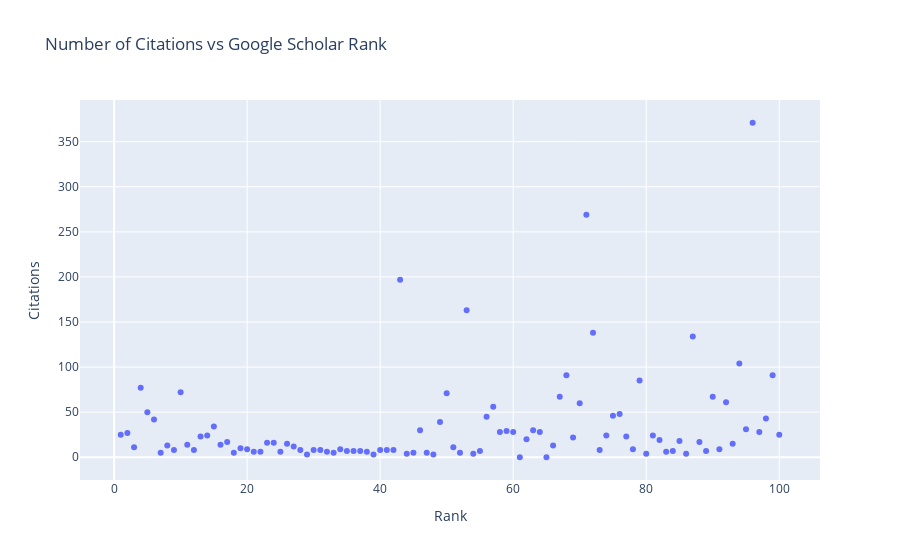

Source (notebook cell):
### Code cell
# @title Rank vs Citations
view = df.reset_index().copy()

# Function to truncate and add line breaks to long titles
def shorten_title(title, max_length=60):
    words = title.split()
    shortened_lines = []
    current_line = []

    # Add words to the current line until max_length is exceeded
    for word in words:
        if len(' '.join(current_line + [word])) <= max_length:
            current_line.append(word)
        else:
            shortened_lines.append(' '.join(current_line))
            current_line = [word]

    # Add the last line
    if current_line:
        shortened_lines.append(' '.join(current_line))

    return '<br>'.join(shortened_lines)


# Apply this function to the 'Title' column and create a new column for the shortened titles
view['Short_Title'] = view['Title'].apply(shorten_title)

# Now use 'Short_Title' for hover_name
fig = px.scatter(view,
                 x='Rank',
                 y='Citations',
                 title='Number of Citations vs Google Scholar Rank',
                 hover_name='Short_Title',
                 hover_data=['Rank', 'Author', 'Citations', 'Year', 'Publisher', 'Venue', 'cit/year']
)
fig.show()

### Figure 1 — Plotly figure (JSON) as saved in the notebook; plotly's stock layout.template omitted (floating-point values rounded to 4 significant figures; data arrays with more than 128 entries replaced by an {"elided": "..."} marker saying what was removed)
{"data": [{"customdata": {"elided": "100x5 mixed values"}, "hovertemplate": "<b>%{hovertext}</b><br><br>Rank=%{x}<br>Citations=%{y}<br>Author=%{customdata[0]}<br>Year=%{customdata[1]}<br>Publisher=%{customdata[2]}<br>Venue=%{customdata[3]}<br>cit/year=%{customdata[4]}<extra></extra>", "hovertext": ["Cloud-based e-learning: scaffolding the environment for<br>adaptive e-learning ecosystem based on cloud computing<br>infrastructure", "An ensemble learning and fog-cloud architecture-driven<br>cyber-attack detection framework for IoMT networks", "The control and communication management for ultra dense<br>cloud system using fast Fourier algorithm", "Sufficient comparison among cloud computing services: IaaS,<br>PaaS, and SaaS: A review", "Unfolding the digital servitization path from products to<br>product-service-software systems: Practicing change through<br>intentional narratives", "Blocksdn: Blockchain-as-a-service for software defined<br>networking in smart city applications", "VNF-based service provision in software defined LEO<br>satellite networks", "Exploring digital servitization trajectories within<br>product–service–software space", "Overcoming the challenges of smart solution development:<br>Co-alignment of processes, routines, and practices to manage<br>product, service, and software …", "Detection techniques of distributed denial of service<br>attacks on software-defined networking controller–a review", "ESG maturity: A software framework for the challenges of ESG<br>data in investment", "Robotics software engineering: A perspective from the<br>service robotics domain", "Quantum software as a service through a quantum API gateway", "Quantum service-oriented computing: current landscape and<br>challenges", "A taxonomy of service identification approaches for legacy<br>software systems modernization", "Mediation role of business value and strategy in firm<br>performance of organizations using software-as-a-service<br>enterprise applications", "Agile logic for SaaS implementation: Capitalizing on<br>marketing automation software in a start-up", "A deep learning technique to detect distributed denial of<br>service attacks in software-defined networks", "Systematic Review on Software Application Under-distributed<br>Denial of Service Attacks for Group Websites", "Identifying bad software changes via multimodal anomaly<br>detection for online service systems", "Are software automation and teleworker substitutes?<br>Preliminary evidence from Japan", "Dynamic On-Demand Virtual Extensible LAN Tunnels via<br>Software-Defined Wide Area Networks", "AI-assisted service virtualization and flow management<br>framework for 6G-enabled cloud-software-defined<br>network-based IoT", "Managing Software‐as‐a‐Service: Pricing and operations", "Slow denial-of-service attacks on software defined networks", "Analysis of serverless computing techniques in cloud<br>software framework", "Hybrid clouds arising from software as a service adoption:<br>challenges, solutions, and future research directions", "Software as a service: Lessons from the video game industry", "A genetic load balancing algorithm to improve the QoS<br>metrics for software defined networking for multimedia<br>applications", "Neural network-based approach for identifying the influence<br>of factors affecting the green building rating of a rural<br>housing construction", "Introducing cloud-assisted micro-service-based software<br>development framework for healthcare systems", "Software-as-a-service security challenges and best<br>practices: A multivocal literature review", "Evaluating the practices of flexibility maturity for the<br>software product and service organizations", "Advancing software-defined service-centric networking toward<br>in-network intelligence", "Adapting teaching of a software engineering service course<br>due to COVID-19", "Competitive pricing strategies for software and SaaS<br>products", "The influence of customer involvement and engagement on<br>co-creation of services, satisfaction, and loyalty: The case<br>of Software as a Service", "Software architecture and task plan co-adaptation for mobile<br>service robots", "Profipy: Programmable software fault injection as-a-service", "Toward gamification to software engineering and contribution<br>of software engineer", "Building explanations for fuzzy decision trees with the<br>expliclas software", "A software architecture to control service-oriented<br>manufacturing systems", "SaaSC: Toward pay-as-you-go mode for software service<br>transactions based on Blockchain's smart legal contracts", "Integration of on-premises and cloud-based software: the<br>product bundling perspective", "A comprehensive survey on Software as a Service (SaaS)<br>transformation for the automotive systems", "How software as a service simultaneously affords<br>organizational agility and inertia", "A software architecture for service robots manipulating<br>objects in human environments", "Trust in cloud-based services: A framework for consumer<br>adoption of software as a service", "CoVeriTeam Service: Verification as a service", "An analysis of IT software and service exports from India", "An exploratory case study using events as a software size<br>measure", "Model-based resource analysis and synthesis of<br>service-oriented automotive software architectures", "Elasticity management for capacity planning in software as a<br>service cloud computing", "Attitude to ICT and self-evaluation of fluency in using new<br>digital devices, websites and software among pre-service<br>teachers", "Measuring factors influencing quality of<br>software-as-a-service", "Investigating the market success of software-as-a-service<br>providers: The multivariate latent growth curve model<br>approach", "Software as a service challenges: A systematic literature<br>review", "Unified software platform for intelligent home service<br>robots", "Usage continuance in Software-as-a-Service", "Productization and product structure: Extending the<br>perspective to software business", "Using microservices to customize multi-tenant<br>software-as-a-service", "Towards monitoring hybrid next-generation software-defined<br>and service provider MPLS networks", "Creating and sustaining competitive advantage in the<br>software as a service (SaaS) Industry: best practices for<br>strategic management", "An empirical investigation of software customization and its<br>impact on the quality of software as a service: Perspectives<br>from software professionals", "Machine learning models for predicting customer churn: a<br>case study in a software-as-a-service inventory management<br>company", "Building E-Learning Application Using Cloud Computing with<br>Software As A Service (SAAS) Model", "A pilot experience with software programming environments as<br>a service for teaching activities", "CEOs' search for alignment: the impact of strategic<br>orientations on an extended adoption of<br>Software-as-a-Service in SMEs", "Engineering software systems for quantum computing as a<br>service: A mapping study", "A systematic literature review on south african government<br>to harness software as a service for enhanced e-government", "Performing a content validity: Establishing a reliable<br>instrument to measure the intention to adopt cloud computing<br>software as a service in public organisation", "Towards quantum-algorithms-as-a-service", "A brief study on Software as a Service in Cloud Computing<br>Paradigm", "Acceleration without disruption: DFT software as a service", "Assistant solutions in software engineering: a systematic<br>literature review", "A survey on QoS-based service composition in Cloud system<br>environment", "Evaluation of the quality of the educational software from<br>the perspective of experiences of italian and polish<br>pre-service teachers", "Revealing the state of software-as-a-service pricing", "Implementation of motor vehicle tracking<br>software-as-a-service (SaaS) application based on<br>progressive web app", "Educational software-as-a-service based on JupyterHub and<br>nbgrader running on Kubernetes", "Software as a service adoption in micro, small and medium<br>enterprise in Indonesia: Examining the environmental factors", "A review of cloud learning management system (CLSM) based on<br>software as a service (SaaS)", "Investigation on reliability estimation of loosely coupled<br>software as a service execution using clustered and<br>non-clustered web server", "Analisis Implementasi Software As a Service Pada Industri<br>Perhotelan Daerah Bali", "Extending Volunteered Geographic Information (VGI) with<br>geospatial software as a service: Participatory asset<br>mapping infrastructures for urban health", "ERP as software-as-a-service: Factors depicting large<br>enterprises cloud adoption", "Factors affecting the intention to adopt<br>software-as-a-service in public organization from expert's<br>perspective", "Examining the role of trust and risk in the<br>Software-as-a-Service adoption decision", "Software as a Service: Design and Build Lower Usage Cost<br>Email Marketing for Hospitality Industry", "Efektivitas Pemanfaatan Cloud Computing Berbasis Software As<br>a Service (Onlinegdb Compiler) Untuk Meningkatkan Kompetensi<br>Siswa Pada Mata Pelajaran …", "Towards a capability and maturity model for collaborative<br>Software-as-a-Service", "Performance-based software architecture design and<br>blockchain as a service for Peruvian e-government", "Investigating the role of business-IT alignment in the<br>software-as-a-service adoption decision: a preliminary model", "Software as a service, Semantic Web, and big data: Theories<br>and applications", "Software as a Service-ohjelmistot pienissä ja keskisuurissa<br>yrityksissä", "The dynamic service-oriented software architecture for the<br>UNICARagil Project", "Using a software as a service program in sales-marketing: a<br>case study on Odoo", "Software-Defined Cloud Infrastructure", "Software as a Service käyttöönoton haasteet ja hyödyt", "Marketing strategy for software as a service companies<br>within the logistics vertical software niche: A multiple<br>case study"], "legendgroup": "", "marker": {"color": "#636efa", "symbol": "circle"}, "mode": "markers", "name": "", "orientation": "v", "showlegend": false, "type": "scatter", "x": [96, 71, 53, 43, 87, 72, 99, 79, 90, 94, 75, 68, 4, 70, 50, 10, 57, 97, 98, 67, 81, 56, 76, 6, 92, 49, 1, 5, 64, 60, 59, 2, 15, 74, 63, 58, 16, 95, 46, 69, 77, 93, 51, 100, 3, 8, 13, 14, 91, 85, 78, 88, 17, 24, 12, 20, 9, 82, 30, 73, 26, 27, 22, 19, 29, 21, 66, 31, 84, 18, 34, 55, 11, 7, 80, 89, 86, 25, 37, 39, 28, 42, 47, 41, 40, 33, 35, 36, 45, 54, 38, 52, 48, 23, 61, 62, 32, 83, 65, 44], "xaxis": "x", "y": [371, 269, 163, 197, 134, 138, 91, 85, 67, 104, 46, 91, 77, 60, 71, 72, 56, 28, 43, 67, 24, 45, 48, 42, 61, 39, 25, 50, 28, 28, 29, 27, 34, 24, 30, 28, 14, 31, 30, 22, 23, 15, 11, 25, 11, 13, 23, 24, 9, 18, 9, 17, 17, 16, 8, 9, 8, 19, 8, 8, 15, 12, 6, 10, 3, 6, 13, 8, 7, 5, 9, 7, 14, 5, 4, 7, 4, 6, 7, 3, 8, 8, 5, 8, 8, 5, 7, 7, 5, 4, 6, 5, 3, 16, 0, 20, 6, 6, 0, 4], "yaxis": "y"}], "layout": {"legend": {"tracegroupgap": 0}, "title": {"text": "Number of Citations vs Google Scholar Rank"}, "xaxis": {"anchor": "y", "domain": [0, 1], "title": {"text": "Rank"}}, "yaxis": {"anchor": "x", "domain": [0, 1], "title": {"text": "Citations"}}}}
